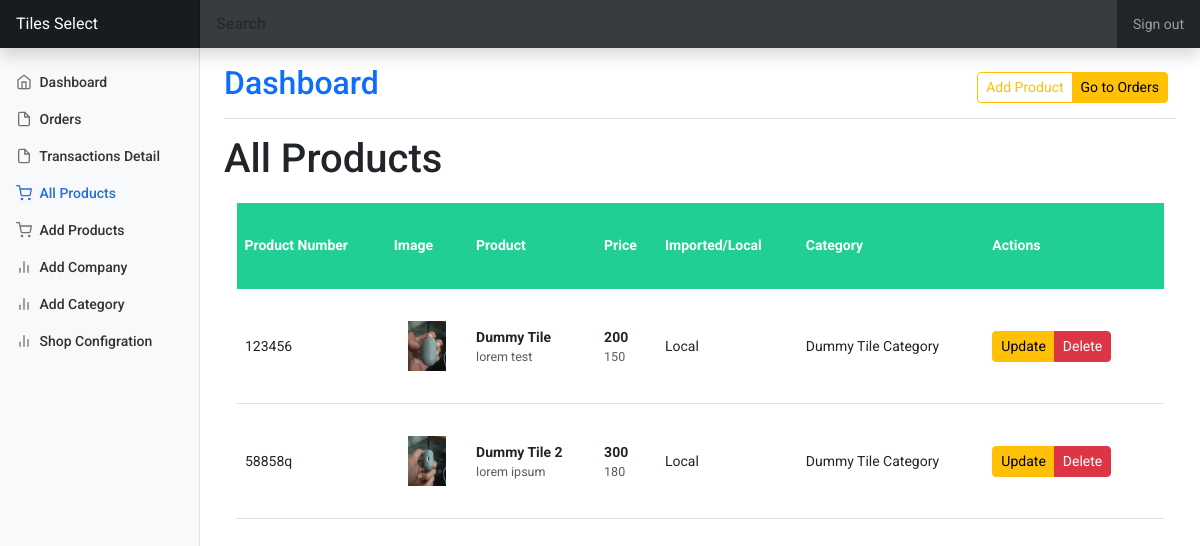
The app's page /shop-dashboard/all-products (signed in) with its own data.
### core/models.py (models this page shows, shortened)
class User(AbstractUser):
    id = models.UUIDField(primary_key=True,default=uuid.uuid4 , unique=True)
    username = None
    email = models.EmailField(_('email address'), unique=True)
    showroom_owner = models.BooleanField(default=False)
    USERNAME_FIELD = 'email'
    REQUIRED_FIELDS = []
    objects = UserManager()

class Showrooms(User):
    showroom_type = models.CharField( max_length=50,choices=SHOWROOM_TYPES ,default="")
    showroom_name = models.CharField( max_length=50)
    office_phone_number = models.CharField( max_length=50)
    address = models.CharField( max_length=250)
    since = models.CharField( max_length=50)
    link_360 = models.CharField( max_length=250 , blank=True,null=True)
    class Meta:
        verbose_name_plural = 'Showrooms'

class Product(models.Model):
    id = models.UUIDField(primary_key=True,default=uuid.uuid4 , unique=True)
    showroom = models.ForeignKey(Showrooms, on_delete=models.CASCADE)
    title = models.CharField( max_length=50)
    image = models.ImageField(upload_to="products" )
    company_name = models.ForeignKey(Company_name, on_delete=models.CASCADE)
    category = models.ForeignKey(Categories, on_delete=models.CASCADE)
    product_number = models.CharField( max_length=50)
    imported_or_local = models.CharField( max_length=50,choices=IMPORTED_OR_LOCAL ,)
    old_price = models.IntegerField()
    new_price = models.IntegerField()
    discount_price = models.CharField( max_length=50 , blank=True, null=True,default="0% Off")
    description =  models.TextField()
    created_at = models.DateField( auto_now_add=True)

class Categories(models.Model):
    showroom_type = models.CharField( max_length=50,choices=SHOWROOM_TYPES ,default="")
    name = models.CharField( max_length=50)
    created_at = models.DateField( auto_now_add=True)
    class Meta:
        verbose_name_plural = 'Categories'
    def __str__(self):
        return f"{self.name}"

### core/views.py (the view)
# urls.py: path('shop-dashboard/all-products', views.all_products, name="all_products"),
@cache_control(no_cache=True, must_revalidate=True , no_store=True)
@login_required(login_url='shop_dashboard_signin')
def all_products(request):
    if request.user.showroom_owner == True:
        showroom = Showrooms.objects.get(id=request.user.id)
        products = Product.objects.filter(showroom = showroom)
        context = {
            "showroom": showroom,
            "products": products,
        }
        return render(request , "shop/dashboard/product_list.html" ,context)
    else:
        return redirect("shop_dashboard_signin")

### templates/shop/dashboard/product_list.html
{% extends 'shop/dashboard/shop_dashboard_base.html' %}
{% load static %}
{% block content %}
<link href="{% static 'products_list.css' %}" rel="stylesheet">
<h1>All Products</h1>
<div class="container">
  <div class="table-wrap">
    <table class="table table-responsive table-borderless">
      <thead>
        <th>Product Number</th>
        <th>Image</th>
        <th>Product</th>
        <th>Price</th>
        <th>Imported/Local</th>
        <th>Category</th>
        <th>Actions</th>
      </thead>
      <tbody>
        {% for i in products %}
        <tr class="align-middle alert border-bottom" role="alert">
          <td>
            {{i.product_number}}
          </td>
          <td class="text-center">
            <img
              class="pic"
              src="{{i.image.url}}"
              alt=""
            />
          </td>
          <td>
            <div>
              <p class="m-0 fw-bold">{{i.title}}</p>
              <p class="m-0 text-muted">
                {{i.description}}
              </p>
            </div>
          </td>
          <td>
            <div>
              <p class="m-0 fw-bold">{{i.new_price}}</p>
              <p class="m-0 text-muted">
                {{i.old_price}}
              </p>
            </div>
          </td>
          <td class="d-">
            <div class="fw-600">{{i.imported_or_local}}</div>
          </td>
          <td>{{i.category}}</td>
          <td>
            <div class="btn-toolbar mb-2 mb-md-0">
                <div class="btn-group me-2">
                    <a href="{% url 'update_product' i.id %}" class="btn btn-sm btn-warning">Update</a><br>
                    <a href="{% url 'delete_product' i.id %}" class="btn btn-sm btn-danger">Delete</a>
                  </div>
              </div>
          </td>
        </tr>
        {% endfor %}
      </tbody>
    </table>
  </div>
</div>
{% endblock content %}

### templates/shop/dashboard/shop_dashboard_base.html (shortened to what this page needs)
{% load static %}
<!doctype html>
<html lang="en" data-bs-theme="auto">
  <head>
<link href="{% static '../assets/dist/css/bootstrap.min.css' %}" rel="stylesheet">
    <link href="{% static 'dashboard.css' %}" rel="stylesheet">
  </head>
  <body>
<header class="print_not_show navbar navbar-dark sticky-top bg-dark flex-md-nowrap p-0 shadow">
  <a class="navbar-brand col-md-3 col-lg-2 me-0 px-3 fs-6" href="{% url 'shop_dashboard' %}">{{ showroom.showroom_name }}</a>
  <input class="form-control form-control-dark w-100 rounded-0 border-0" type="text" placeholder="Search" aria-label="Search">
  <div class="navbar-nav">
    <div class="nav-item text-nowrap">
      <a class="nav-link px-3" onclick="return signout();" href="{% url 'dashboard_logout' %}">Sign out</a>
    </div>
  </div>
</header>
<div class="container-fluid">
  <div class="row">
    <nav id="sidebarMenu" class="print_not_show col-md-3 col-lg-2 d-md-block bg-body-tertiary sidebar collapse">
      <div class="position-sticky pt-3 sidebar-sticky">
        <ul class="nav flex-column">
          <li class="nav-item active">
            <a class="nav-link {% if request.resolver_match.view_name == 'shop_dashboard' %} active{% endif %} "  aria-current="page" href="{% url 'shop_dashboard' %}">
              <span data-feather="home" class="align-text-bottom"></span>
              Dashboard
            </a>
          </li>
          <li class="nav-item">
            <a class="nav-link {% if request.resolver_match.view_name == 'all_orders' %} active{% endif %}" href="{% url 'all_orders' %}">
              <span data-feather="file" class="align-text-bottom"></span>
              Orders
            </a>
          </li>
          <li class="nav-item">
            <a class="nav-link {% if request.resolver_match.view_name == 'transaction_details' %} active{% endif %}" href="{% url 'transaction_details' %}">
              <span data-feather="file" class="align-text-bottom"></span>
              Transactions Detail
            </a>
          </li>
          <li class="nav-item">
            <a class="nav-link {% if request.resolver_match.view_name == 'all_products' %} active{% endif %}" aria-current="page" href="{% url 'all_products' %}">
              <span data-feather="shopping-cart" class="align-text-bottom"></span>
              All Products
            </a>
          </li>
          <li class="nav-item">
            <a class="nav-link {% if request.resolver_match.view_name == 'add_product' %} active{% endif %}" href="{% url 'add_product' %}">
              <span data-feather="shopping-cart" class="align-text-bottom"></span>
             Add Products
            </a>
          </li>
          <li class="nav-item">
            <a class="nav-link {% if request.resolver_match.view_name == 'all_companies' %} active{% endif %}" href="{% url 'all_companies' %}">
              <span data-feather="bar-chart-2" class="align-text-bottom"></span>
              Add Company
            </a>
          </li>
          <li class="nav-item">
            <a class="nav-link {% if request.resolver_match.view_name == 'all_categories' %} active{% endif %}" href="{% url 'all_categories' %}">
              <span data-feather="bar-chart-2" class="align-text-bottom"></span>
              Add Category
            </a>
          </li>
          <li class="nav-item">
            <a class="nav-link {% if request.resolver_match.view_name == 'settings' %} active{% endif %}" href="{% url 'settings' %}">
              <span data-feather="bar-chart-2" class="align-text-bottom"></span>
              Shop Configration
            </a>
          </li>
        </ul>
      </div>
    </nav>
    <main class=" col-md-9 ms-sm-auto col-lg-10 px-md-4">
      <div class="print_not_show d-flex justify-content-between flex-wrap flex-md-nowrap align-items-center pt-3 pb-2 mb-3 border-bottom">
        <h1 class=" h2"><a class="text-decoration-none" href="{% url 'shop_dashboard' %}">Dashboard</a></h1>
        <div class="btn-toolbar mb-2 mb-md-0">
          <div class="btn-group me-2">
            <a href ="{% url 'add_product' %}" class="btn btn-sm btn-outline-warning">Add Product</a>
            <a href="{% url 'all_orders' %}" class="btn btn-sm btn-warning">Go to Orders</a>
          </div>
        </div>
      </div>
      {% block content %}
      {% endblock content %}
    </main>
  </div>
</div>
  </body>
  {% include 'messages.html' %}
</html>

### static/dashboard.css (style rules this page uses)
body { font-size: .875rem; }
.feather { width: 16px; height: 16px; }
.sidebar { position: fixed; top: 0; bottom: 0; left: 0; z-index: 100; padding: 48px 0 0; box-shadow: inset -1px 0 0 rgba(0, 0, 0, .1); }
.sidebar-sticky { height: calc(100vh - 48px); overflow-x: hidden; overflow-y: auto; }
.sidebar .nav-link { font-weight: 500; color: #333; }
.sidebar .nav-link .feather { margin-right: 4px; color: #727272; }
.sidebar .nav-link.active { color: #2470dc; }
.sidebar .nav-link:hover .feather, .sidebar .nav-link.active .feather { color: inherit; }
.navbar-brand { padding-top: .75rem; padding-bottom: .75rem; background-color: rgba(0, 0, 0, .25); box-shadow: inset -1px 0 0 rgba(0, 0, 0, .25); }
.navbar .form-control { padding: .75rem 1rem; }
.form-control-dark { color: #fff; background-color: rgba(255, 255, 255, .1); border-color: rgba(255, 255, 255, .1); }

### static/products_list.css (style rules this page uses)
* { margin: 0; padding: 0; box-sizing: border-box; font-family: 'Roboto', sans-serif }
.pic { width: 50px; height: 50px; object-fit: contain; }
.table thead { background-color: #21cf95; }
.table thead th { font-size: 14px; color: white; }
.container .table-wrap { margin: 20px auto; overflow-x: auto }
.table>:not(caption)>*>* { padding: 2rem 0.5rem; }
::placeholder { color: black; font-weight: 600; }
.text-muted { font-size: 12.5px; }
@media (min-width: 992px) { .container .table-wrap { overflow: hidden; } }

### records on screen
Showrooms: showroom_name "Tiles Select"
Product: product_number "123456", image (picture), title "Dummy Tile", description "lorem test", new_price "200", old_price "150", imported_or_local "Local", category "Dummy Tile Category"
Product: product_number "58858q", image (picture), title "Dummy Tile 2", description "lorem ipsum", new_price "300", old_price "180", imported_or_local "Local", category "Dummy Tile Category"
